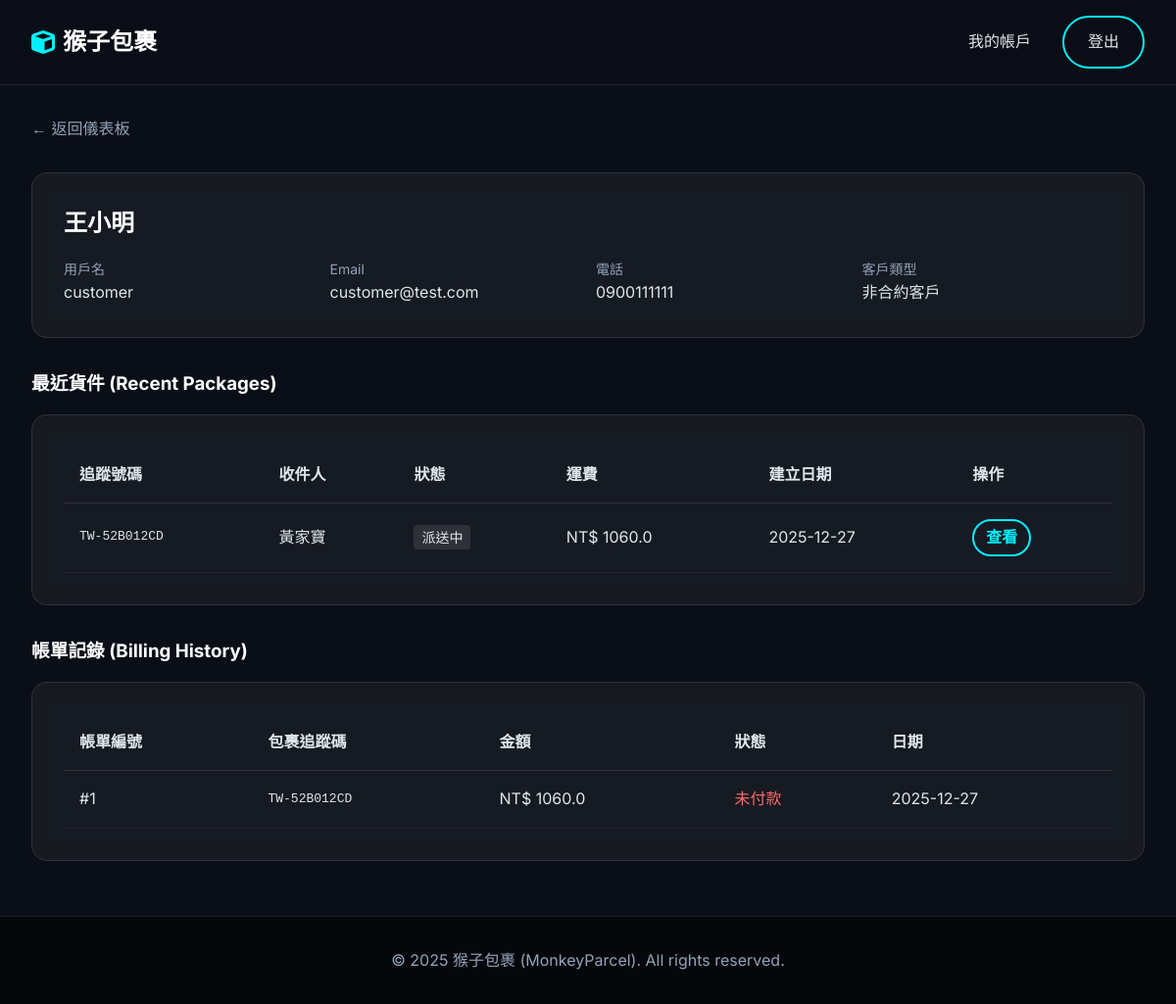
Screenshot of /cs/customer/1 (signed in) with the database file from the repository.
### app/models.py (models this page shows, shortened)
class User(Base):
    __tablename__ = 'users'
    id: Mapped[int] = mapped_column(primary_key=True)
    username: Mapped[str] = mapped_column(String(50), unique=True, nullable=False)
    password_hash: Mapped[str] = mapped_column(String(128), nullable=False)
    full_name: Mapped[str] = mapped_column(String(100), nullable=False)
    email: Mapped[str] = mapped_column(String(120), unique=True, nullable=False)
    phone: Mapped[str] = mapped_column(String(20), nullable=False)
    address: Mapped[str] = mapped_column(String(200), nullable=True)
    role: Mapped[UserRole] = mapped_column(Enum(UserRole), default=UserRole.CUSTOMER)
    type: Mapped[str] = mapped_column(String(50))
    __mapper_args__ = {
        'polymorphic_identity': 'user',
        'polymorphic_on': type
    }

class Customer(User):
    __tablename__ = 'customers'
    id: Mapped[int] = mapped_column(ForeignKey('users.id'), primary_key=True)
    customer_type: Mapped[CustomerType] = mapped_column(Enum(CustomerType), default=CustomerType.NON_CONTRACT)
    billing_preference: Mapped[PaymentMethod] = mapped_column(Enum(PaymentMethod), default=PaymentMethod.CASH)
    balance: Mapped[float] = mapped_column(Float, default=0.0) # 僅適用於預付型客戶
    prepaid_by: Mapped[Optional[str]] = mapped_column(String(100), nullable=True) # 預付方名稱 (例如: 台灣積體電路股份有限公司)
    packages: Mapped[List["Package"]] = relationship("Package", back_populates="sender")
    bills: Mapped[List["Bill"]] = relationship("Bill", back_populates="customer")
    __mapper_args__ = {
        'polymorphic_identity': 'customer',
    }
    @property
    def type_label(self):
        labels = {
            CustomerType.CONTRACT: "合約客戶",
            CustomerType.NON_CONTRACT: "非合約客戶",
            CustomerType.PREPAID: "預付客戶"
        }
        return labels.get(self.customer_type, "一般客戶")

class Package(Base):
    __tablename__ = 'packages'
    id: Mapped[int] = mapped_column(primary_key=True)
    tracking_number: Mapped[str] = mapped_column(String(20), unique=True, nullable=False) # 物流單號
    sender_id: Mapped[int] = mapped_column(ForeignKey('customers.id'), nullable=False)
    recipient_name: Mapped[str] = mapped_column(String(100), nullable=False)
    recipient_address: Mapped[str] = mapped_column(String(200), nullable=False)
    recipient_phone: Mapped[str] = mapped_column(String(20), nullable=False)
    weight: Mapped[float] = mapped_column(Float, nullable=False) # 重量 (kg)
    width: Mapped[float] = mapped_column(Float, nullable=False)  # 寬 (cm)
    height: Mapped[float] = mapped_column(Float, nullable=False) # 高 (cm)
    length: Mapped[float] = mapped_column(Float, nullable=False) # 長 (cm)
    declared_value: Mapped[float] = mapped_column(Float, default=0.0) # 報值金額 (保險用)
    content_description: Mapped[str] = mapped_column(String(255), nullable=True) # 內容物描述
    package_type: Mapped[PackageType] = mapped_column(Enum(PackageType), default=PackageType.SMALL_BOX)
    delivery_speed: Mapped[DeliverySpeed] = mapped_column(Enum(DeliverySpeed), default=DeliverySpeed.STANDARD)
    status: Mapped[PackageStatus] = mapped_column(Enum(PackageStatus), default=PackageStatus.CREATED)
    is_hazardous: Mapped[bool] = mapped_column(Boolean, default=False)   # 易燃物/危險品
    is_fragile: Mapped[bool] = mapped_column(Boolean, default=False)     # 易碎品
    is_international: Mapped[bool] = mapped_column(Boolean, default=False) # 國際件
    created_at: Mapped[datetime] = mapped_column(DateTime, default=datetime.now) # 寄件時間
    estimated_delivery: Mapped[datetime] = mapped_column(DateTime, nullable=True) # 預計抵達時間
    shipping_cost: Mapped[float] = mapped_column(Float, default=0.0) # 運費金額
    sender: Mapped["Customer"] = relationship("Customer", back_populates="packages", foreign_keys=[sender_id])
    tracking_events: Mapped[List["TrackingEvent"]] = relationship("TrackingEvent", back_populates="package", cascade="all, delete-orphan")
    assigned_driver_id: Mapped[Optional[int]] = mapped_column(ForeignKey('users.id'), nullable=True)
    assigned_driver: Mapped[Optional["User"]] = relationship("User", foreign_keys=[assigned_driver_id])
    @property
    def status_label(self):
        return PACKAGE_STATUS_LABELS.get(self.status, self.status.value)

class Bill(Base):
    __tablename__ = 'bills'
    id: Mapped[int] = mapped_column(primary_key=True)
    customer_id: Mapped[int] = mapped_column(ForeignKey('customers.id'), nullable=False)
    package_id: Mapped[int] = mapped_column(ForeignKey('packages.id'), nullable=False, unique=True) # 每個包裹對應一個帳單
    amount: Mapped[float] = mapped_column(Float, nullable=False) # 總計金額
    is_paid: Mapped[bool] = mapped_column(Boolean, default=False) # 是否已付款
    created_at: Mapped[datetime] = mapped_column(DateTime, default=datetime.now)
    paid_at: Mapped[Optional[datetime]] = mapped_column(DateTime, nullable=True) # 付款日期
    customer: Mapped["Customer"] = relationship("Customer", back_populates="bills")
    package: Mapped["Package"] = relationship("Package", backref=backref("bill", uselist=False))
    payment_method: Mapped[Optional[PaymentMethod]] = mapped_column(Enum(PaymentMethod), nullable=True)

### app/routes.py (the view)
@main.route('/cs/customer/<int:user_id>')
@login_required
def cs_customer_detail(user_id):
    if session.get('user_role') not in ['customer_service', 'admin']:
         return "Unauthorized", 403
    customer = services.get_user_by_id(user_id)
    if not customer:
        flash('User not found', 'error')
        return redirect(url_for('main.dashboard'))
    packages = services.get_user_packages(user_id)
    bills = services.get_customer_bills(user_id)
    return render_template('cs_customer_detail.html', customer=customer, packages=packages, bills=bills)

### app/routes.py (called while the page is built)
def login_required(f):
    @wraps(f)
    def decorated_function(*args, **kwargs):
        if 'user_id' not in session:
            return redirect(url_for('main.login'))
        return f(*args, **kwargs)
    return decorated_function

### app/services.py (called while the page is built)
def get_user_packages(user_id):
    return db.session.execute(
        db.select(models.Package).filter_by(sender_id=user_id).order_by(models.Package.created_at.desc())
    ).scalars().all()

def get_user_by_id(user_id):
    return db.session.get(models.User, user_id)

def get_customer_bills(customer_id):
    return db.session.execute(
        db.select(models.Bill).filter_by(customer_id=customer_id).order_by(models.Bill.created_at.desc())
    ).scalars().all()

### app/templates/cs_customer_detail.html (shortened to what this page needs)
{% extends "base.html" %}
{% block content %}
<div class="container">
    <div style="margin-bottom: 2rem;">
        <a href="{{ url_for('main.dashboard') }}" style="color: var(--text-muted); text-decoration: none;">&larr;
            返回儀表板</a>
    </div>
    <div class="card" style="margin-bottom: 2rem;">
        <h2 style="margin-bottom: 1rem;">{{ customer.full_name }}</h2>
        <div style="display: grid; grid-template-columns: repeat(auto-fit, minmax(200px, 1fr)); gap: 1rem;">
            <div>
                <p style="color: var(--text-muted); font-size: 0.875rem;">用戶名</p>
                <p>{{ customer.username }}</p>
            </div>
            <div>
                <p style="color: var(--text-muted); font-size: 0.875rem;">Email</p>
                <p>{{ customer.email }}</p>
            </div>
            <div>
                <p style="color: var(--text-muted); font-size: 0.875rem;">電話</p>
                <p>{{ customer.phone }}</p>
            </div>
            <div>
                <p style="color: var(--text-muted); font-size: 0.875rem;">客戶類型</p>
                <p>{{ customer.type_label }}</p>
            </div>
        </div>
    </div>
    <h3 style="margin-bottom: 1rem;">最近貨件 (Recent Packages)</h3>
    <div class="card" style="margin-bottom: 2rem;">
        {% if packages %}
        <table style="width: 100%; border-collapse: collapse;">
            <thead>
                <tr style="border-bottom: 1px solid var(--border-color); text-align: left;">
                    <th style="padding: 1rem;">追蹤號碼</th>
                    <th style="padding: 1rem;">收件人</th>
                    <th style="padding: 1rem;">狀態</th>
                    <th style="padding: 1rem;">運費</th>
                    <th style="padding: 1rem;">建立日期</th>
                    <th style="padding: 1rem;">操作</th>
                </tr>
            </thead>
            <tbody>
                {% for pkg in packages %}
                <tr style="border-bottom: 1px solid rgba(255,255,255,0.05);">
                    <td style="padding: 1rem; font-family: monospace;">{{ pkg.tracking_number }}</td>
                    <td style="padding: 1rem;">{{ pkg.recipient_name }}</td>
                    <td style="padding: 1rem;">
                        <span
                            style="padding: 0.25rem 0.5rem; background: rgba(255,255,255,0.1); border-radius: 4px; font-size: 0.875rem;">
                            {{ pkg.status_label }}
                        </span>
                    </td>
                    <td style="padding: 1rem;">NT$ {{ pkg.shipping_cost }}</td>
                    <td style="padding: 1rem;">{{ pkg.created_at.strftime('%Y-%m-%d') }}</td>
                    <td style="padding: 1rem;">
                        <a href="{{ url_for('main.tracking_result', tracking_number=pkg.tracking_number) }}"
                            class="btn btn-outline" style="padding: 0.25rem 0.75rem;">查看</a>
                    </td>
                </tr>
                {% endfor %}
            </tbody>
        </table>
        {% else %}
        <p style="text-align: center; color: var(--text-muted); padding: 1rem;">無包裹記錄。</p>
        {% endif %}
    </div>
    <h3 style="margin-bottom: 1rem;">帳單記錄 (Billing History)</h3>
    <div class="card">
        {% if bills %}
        <table style="width: 100%; border-collapse: collapse;">
            <thead>
                <tr style="border-bottom: 1px solid var(--border-color); text-align: left;">
                    <th style="padding: 1rem;">帳單編號</th>
                    <th style="padding: 1rem;">包裹追蹤碼</th>
                    <th style="padding: 1rem;">金額</th>
                    <th style="padding: 1rem;">狀態</th>
                    <th style="padding: 1rem;">日期</th>
                </tr>
            </thead>
            <tbody>
                {% for bill in bills %}
                <tr style="border-bottom: 1px solid rgba(255,255,255,0.05);">
                    <td style="padding: 1rem;">#{{ bill.id }}</td>
                    <td style="padding: 1rem; font-family: monospace;">{{ bill.package.tracking_number }}</td>
                    <td style="padding: 1rem;">NT$ {{ bill.amount }}</td>
                    <td style="padding: 1rem;">
                        {% if bill.is_paid %}
                        <span style="color: var(--success-color);">
                            <i class="fas fa-check-circle"></i> 已付款 ({{ bill.paid_at.strftime('%Y-%m-%d') }})
                        </span>
                        {% else %}
                        <span style="color: #ff6b6b;">未付款</span>
                        {% endif %}
                    </td>
                    <td style="padding: 1rem;">{{ bill.created_at.strftime('%Y-%m-%d') }}</td>
                </tr>
                {% endfor %}
            </tbody>
        </table>
        {% else %}
        <p style="text-align: center; color: var(--text-muted); padding: 1rem;">無帳單記錄。</p>
        {% endif %}
    </div>
</div>
{% endblock %}

### app/static/css/style.css (style rules this page uses)
:root { --primary-color: #00f2ff; --primary-dark: #00c8d4; --secondary-color: #7000ff; --bg-color: #0a0e17; --card-bg: rgba(255, 255, 255, 0.05); --text-color: #e0e6ed; --text-muted: #94a3b8; --border-color: rgba(255, 255, 255, 0.1); --success-color: #00ff9d; --error-color: #ff4d4d; --gradient-main: linear-gradient(135deg, #00f2ff 0%, #7000ff 100%); }
* { box-sizing: border-box; margin: 0; padding: 0; }
body { font-family: 'Inter', 'Noto Sans TC', sans-serif; background-color: var(--bg-color); color: var(--text-color); line-height: 1.6; min-height: 100vh; display: flex; flex-direction: column; }
h1, h2, h3, h4, h5, h6 { font-weight: 700; margin-bottom: 1rem; color: #fff; }
a { text-decoration: none; color: var(--primary-color); transition: all 0.3s ease; }
.container { max-width: 1200px; margin: 0 auto; padding: 0 2rem; }
.btn { display: inline-block; padding: 0.75rem 1.5rem; border-radius: 50px; font-weight: 600; cursor: pointer; border: none; transition: all 0.3s ease; }
.btn-outline { background: transparent; border: 2px solid var(--primary-color); color: var(--primary-color); }
.card { background: var(--card-bg); border: 1px solid var(--border-color); border-radius: 16px; padding: 2rem; backdrop-filter: blur(10px); margin-bottom: 1.5rem; }
.card, .hero, .timeline-item { animation: fadeIn 0.5s ease-out forwards; }

### rows the page displays
User: full_name "王小明", username "customer", email "customer@test.com", phone "0900111111"
Customer: type_label "非合約客戶"
Package: tracking_number "TW-52B012CD", recipient_name "黃家寶", status_label "派送中", shipping_cost "1060.0", created_at "2025-12-27"
Bill: id "1", package.tracking_number "TW-52B012CD", amount "1060.0", is_paid "未付款", created_at "2025-12-27"
